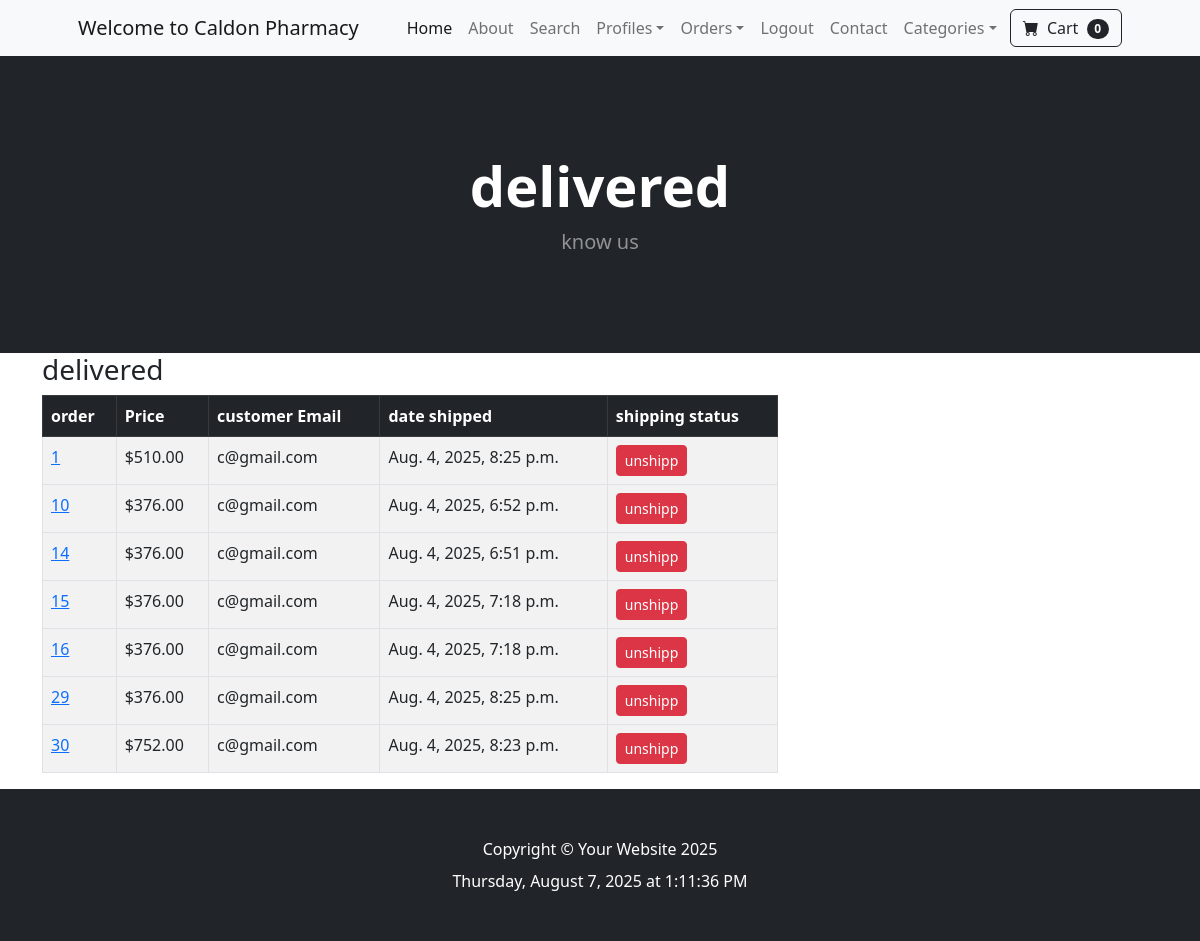
Page /payment/shipped (signed in) on the committed database.
### payment/models.py (models this page shows, shortened)
class Order(models.Model):
    user = models.ForeignKey(
        User, on_delete=models.CASCADE, null=True, blank=True)
    full_name = models.CharField(max_length=250)
    email = models.EmailField(max_length=200)
    shipping_address = models.TextField(max_length=15000)
    amount_paid = models.DecimalField(max_digits=10, decimal_places=2)
    date_ordered = models.DateTimeField(auto_now_add=True)
    shipped = models.BooleanField(default=False)
    date_shipped = models.DateTimeField(blank=True, null=True)

### payment/views.py (the view, shortened to what this page needs)
# urls.py: path('shipped', views.shipped, name='shipped'),
def shipped(request):
    if request.user.is_authenticated and request.user.is_superuser:
        orders = Order.objects.filter(shipped=True)
        return render(request, "shipped.html", {'orders': orders})
    else:
        messages.success(request, "Access Denied")
        return redirect('home')

### cart/cart.py (called while the page is built)
    def __len__(self):
        return sum(self.cart.values())

### cart/context.py (called while the page is built)
def cart(request):
    return {'cart': Cart(request)}

### payment/templates/shipped.html (shortened to what this page needs)
{%extends 'base.html'%}
{% block content%}
<header class="bg-dark py-5">
    <div class="container px-4 px-lg-5 my-5">
        <div class="text-center text-white">
            <h1 class="display-4 fw-bolder"> delivered</h1>
            <p class="lead fw-normal text-white-50 mb-0">know us</p>
        </div>
    </div>
</header>
<div class="container">
    <div class="row ">
        <div class="col-md-8">
            <h3>delivered</h3>
            <table class="table table-striped table-bordered table-hover">
                <thead class="table-dark">
                    <tr>
                        <th scope="col">order</th>
                        <th scope="col">Price</th>
                        <th scope="col">customer Email</th>
                        <th scope="col">date shipped</th>
                        <th scope="col">shipping status</th>
                    </tr>
                </thead>
                <tbody>
                    {% for item in orders %}
                    <tr>
                        <td><a href="{%url 'orders' item.id %}">{{item.id}}</a></td>
                        <td>${{item.amount_paid}}</td>
                        <td>{{item.email}}</td>
                        <td>{{item.date_shipped}}</td>
                        <td>
                            <form action="" method="POST">
                                <button type="submit" class="btn btn-danger  btn-sm">unshipp</button>
                            </form>
                        </td>
                    <tr>
                        {% endfor %}
                </tbody>
            </table>
        </div>
    </div>
</div>
{% endblock %}

### rows in the picture
Order: id "1", amount_paid "510.00", email "c@gmail.com", date_shipped "Aug. 4, 2025, 8:25 p.m."
Order: id "10", amount_paid "376.00", email "c@gmail.com", date_shipped "Aug. 4, 2025, 6:52 p.m."
Order: id "14", amount_paid "376.00", email "c@gmail.com", date_shipped "Aug. 4, 2025, 6:51 p.m."
Order: id "15", amount_paid "376.00", email "c@gmail.com", date_shipped "Aug. 4, 2025, 7:18 p.m."
Order: id "16", amount_paid "376.00", email "c@gmail.com", date_shipped "Aug. 4, 2025, 7:18 p.m."
Order: id "29", amount_paid "376.00", email "c@gmail.com", date_shipped "Aug. 4, 2025, 8:25 p.m."
Order: id "30", amount_paid "752.00", email "c@gmail.com", date_shipped "Aug. 4, 2025, 8:23 p.m."

### other values in the picture
{{ cart|length }} "0"
